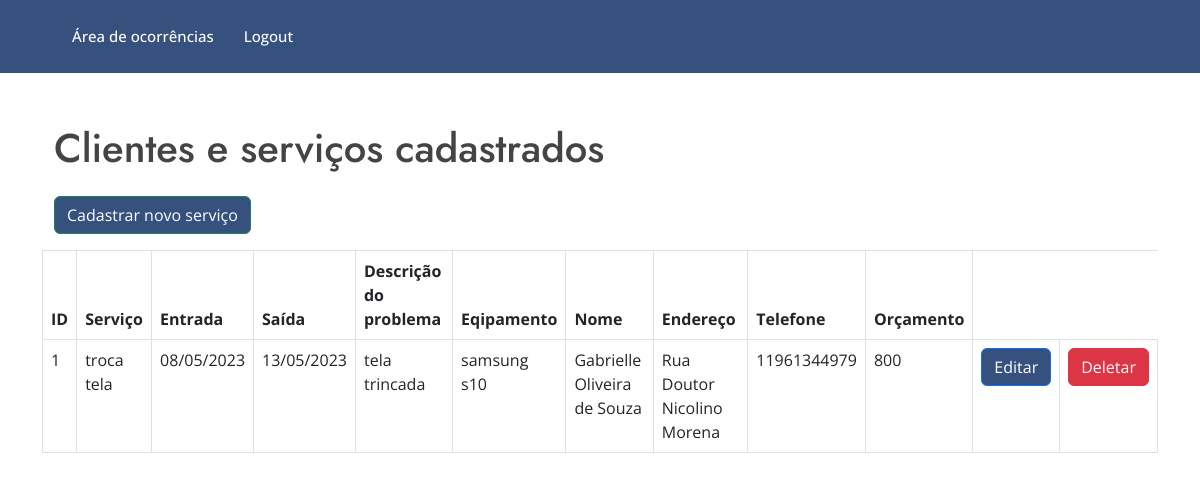
Page /home on the earlier database version.
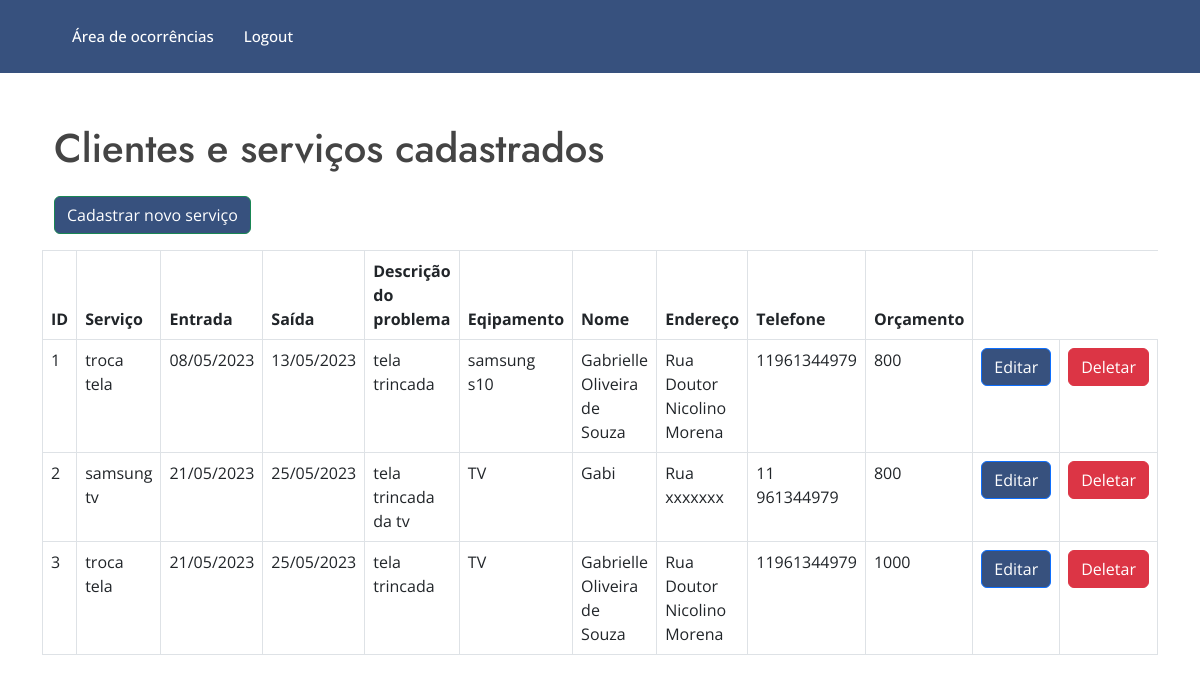
Same page on the later database version.
### models.py (models this page shows)
class Client(db.Model):
    id = db.Column(db.Integer, primary_key=True)
    servico = db.Column(db.String(100), unique=True)
    dentrada = db.Column(db.Integer, primary_key=True)
    dsaida = db.Column(db.Date, primary_key=True)
    descricao = db.Column(db.String(200), unique=True)
    equipamento = db.Column(db.String(100), unique=True)
    nome = db.Column(db.String(150), unique=True)
    endereco = db.Column(db.String(200), unique=True)
    fone = db.Column(db.Integer, primary_key=True)
    orcamento = db.Column(db.Double, primary_key=True)

### main.py (the view)
@main.route("/home", methods=["GET"])
def home():
    con = sql.connect("db.sqlite")
    con.row_factory=sql.Row # vai percorre as linhas do BD
    cur=con.cursor()
    cur.execute("select * from client")
    data=cur.fetchall() # variável data recebe todo conteúdo da tabela
    return render_template("home.html", datas=data) # datas vai receber conteudo da var data

### template/home.html (shortened to what this page needs)
{% extends 'layout.html' %}
{% block body %}
<main id="main">
  <section id="about" class="about" style="width: 100%">
    <div class="container py-5 h-100" data-aos="fade-up">
      <h1>Clientes e serviços cadastrados</h1>
      <div class="row">
        <p class="text-right">
          <a href="{{url_for('main.add_user')}}" class="btn btn-success" style="background-color: #37517E;"
            >Cadastrar novo serviço</a
          >
        </p>
        <table class="table table-bordered">
          <thead>
            <tr>
              <th scope="col">ID</th>
              <th scope="col">Serviço</th>
              <th scope="col">Entrada</th>
              <th scope="col">Saída</th>
              <th scope="col">Descrição do problema</th>
              <th scope="col">Eqipamento</th>
              <th scope="col">Nome</th>
              <th scope="col">Endereço</th>
              <th scope="col">Telefone</th>
              <th scope="col">Orçamento</th>
            </tr>
          </thead>
          <tbody>
            {% for row in datas %}
            <tr>
              <td>{{loop.index}}</td>
              <td>{{row.SERVICO}}</td>
              <td>{{row.DENTRADA}}</td>
              <td>{{row.DSAIDA}}</td>
              <td>{{row.DESCRICAO}}</td>
              <td>{{row.EQUIPAMENTO}}</td>
              <td>{{row.NOME}}</td>
              <td>{{row.ENDERECO}}</td>
              <td>{{row.FONE}}</td>
              <td>{{row.ORCAMENTO}}</td>
              <td>
                <a
                  href="{{url_for('main.edit_user',id=row.ID)}}"
                  class="btn btn-primary"
                  style="background-color: #37517E;"
                  >Editar</a
                >
              </td>
              <td>
                <a
                  href="{{url_for('main.delete_user',id=row.ID)}}"
                  class="btn btn-danger"
                  onclick="return confirm ('Tem certeza que deseja apagar?')"
                  >Deletar</a
                >
              </td>
            </tr>
            {% endfor %}
          </tbody>
        </table>
      </div>
    </div>
  </section>
</main>
{% endblock %}

### template/layout.html (shortened to what this page needs)
<!DOCTYPE html>
<html>
  <head>
    <link rel="stylesheet" href="https://cdn.jsdelivr.net/npm/bootstrap@5.3.0-alpha3/dist/css/bootstrap.min.css" />
    <link rel="stylesheet" href="../static/style/style.css" />
</head>
  <body>
    <header id="header" class="fixed-top eader-scrolled" style="background-color: #37517E;">
      <div class="container d-flex align-items-center">
          <nav id="navbar" class="navbar">
            <ul>
              <li><a class="nav-link scrollto"  href="{{url_for('main.home')}}">Área de ocorrências</a></li>
              <li><a class="nav-link   scrollto" href="{{ url_for('auth.logout') }}">Logout</a></li>
            </ul>
          </nav>
      </div>
    </header>
    <div class="container pt-3">
       {% block body %} {% endblock %}
    </div>
  </body>
</html>

### static/style/style.css (style rules this page uses)
body { font-family: "Open Sans", sans-serif; color: #444444; }
a { color: #47b2e4; text-decoration: none; }
h1, h2, h3, h4, h5, h6 { font-family: "Jost", sans-serif; }
#header { transition: all 0.5s; z-index: 997; padding: 15px 0; }
.fixed-top { position: fixed; top: 0; right: 0; left: 0; z-index: 1030; }
.navbar { padding: 0; }
.navbar ul { margin: 0; padding: 0; display: flex; list-style: none; align-items: center; }
.navbar li { position: relative; }
.navbar a, .navbar a:focus { display: flex; align-items: center; justify-content: space-between; padding: 10px 0 10px 30px; font-size: 15px; font-weight: 500; color: #fff; white-space: nowrap; }
section { padding: 60px 0; overflow: hidden; }

Differences in the rows shown:
added Client: SERVICO "samsung tv", DENTRADA "21/05/2023", DSAIDA "25/05/2023", DESCRICAO "tela trincada da tv", EQUIPAMENTO "TV", NOME "Gabi", ENDERECO "Rua xxxxxxx", FONE "11 961344979", ORCAMENTO "800"
added Client: SERVICO "troca tela", DENTRADA "21/05/2023", DSAIDA "25/05/2023", DESCRICAO "tela trincada", EQUIPAMENTO "TV", NOME "Gabrielle Oliveira de Souza", ENDERECO "Rua Doutor Nicolino Morena", FONE "11961344979", ORCAMENTO "1000"
